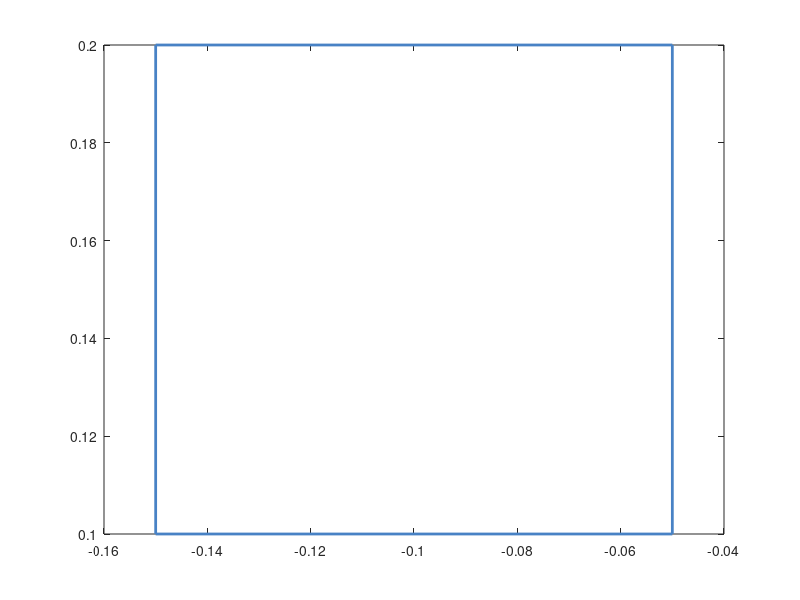

Reproduce this figure in MATLAB. (Note: this script raises an error after producing the figure.)
plot( [-0.15, -0.05, -0.05, -0.15, -0.15], [0.1,0.1,0.2,0.2,0.1] , 'color' , [72/255 130/255 197/255], 'LineWidth', 2.0);
hold on;
clear;
Ts = 0.2;  % Sample Time
N = 3;    % Prediction horizon
Duration = 4; % Simulation horizon

global simulation_result;
global disturb_range;

disturb_range = 0.1; % Disturbance range

formatSpec = '%f %f %f\n';

fileID = fopen('nn_3_sigmoid.txt','w');

% Initial sets limits [-1,1]^2

for m=1:100

x0 = 0.3 + 0.1*rand(1);
y0 = 0.3 + 0.1*rand(1);
z0 = -0.4 + 0.1*rand(1);
x = [x0;y0;z0];

simulation_result = x;



% Things specfic to the model  ends here

options = optimoptions('fmincon','Algorithm','sqp','Display','none');
uopt = zeros(N,1);

u_max = 0;


x_now = zeros(3,1);
x_next = zeros(3,1);
z = zeros(4,1);

x_now = x;

% Start simulation
for ct = 1:(Duration/Ts) 
     % u = NN_output(x_now,10,1,'nn_16_relu');
     % u = NN_output_tanh(x_now,0,10,'nn_16_tanh');
     u = NN_output_sigmoid(x_now, 0.5, 20, 'nn_3_sigmoid');

     
     z(1) = x_now(1) ;
     z(2) = x_now(2) ;
     z(3) = x_now(3) ;

     z(4) = u ;
     
    x_next = system_eq_dis(x_now, Ts, u);

    x = x_next;
    x_now = x_next;

end
plot(simulation_result(1,:),simulation_result(2,:), 'color', [223/255, 67/255, 69/255]);
% title('Benchmark 5 (sigmoid)', 'FontSize', 14)
% xlabel('x1', 'FontSize', 14);
% ylabel('x2', 'FontSize', 14);
set(gca,'FontSize',16)
hold on;

fprintf(fileID, formatSpec, simulation_result(1:3,:));

end
fclose(fileID);

% fig = gcf;
% fig.PaperPositionMode = 'auto';
% fig_pos = fig.PaperPosition;
% fig.PaperSize = [fig_pos(3) fig_pos(4)];
% print(fig,'../Benchmarks/benchmark5_sigmoid','-dpdf')
% export_fig ../Benchmarks/benchmark5_sigmoid.pdf